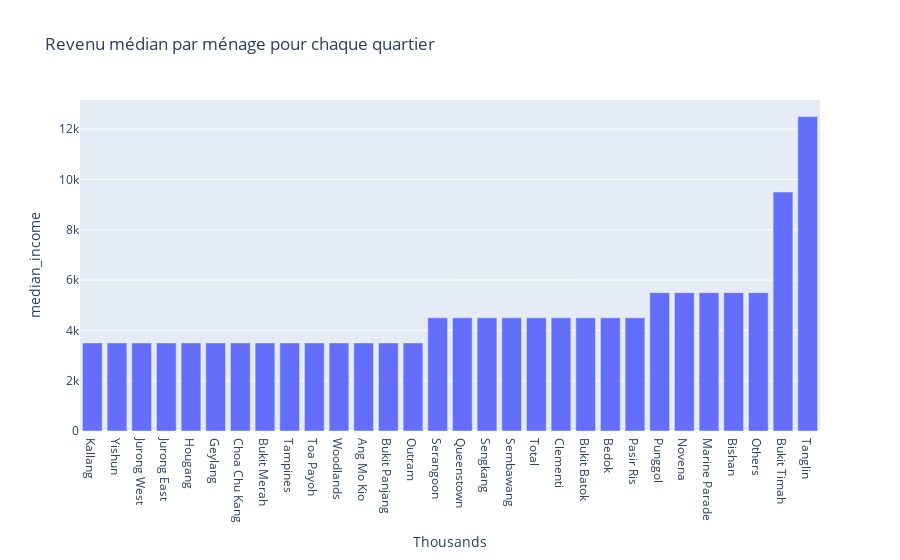

The cell this chart's notebook holds for it:
### Code cell
# barplot du revenu médian par ménage pour quartier en les triant par ordre croissant

df_cum = df_cum.sort_values('median_income')

fig = px.bar(df_cum, x='Thousands', y='median_income', title='Revenu médian par ménage pour chaque quartier')

fig.show()

### Figure 1 — Plotly figure (JSON) as saved in the notebook; plotly's stock layout.template omitted (floating-point values rounded to 4 significant figures)
{"data": [{"alignmentgroup": "True", "hovertemplate": "Thousands=%{x}<br>median_income=%{y}<extra></extra>", "legendgroup": "", "marker": {"color": "#636efa", "pattern": {"shape": ""}}, "name": "", "offsetgroup": "", "orientation": "v", "showlegend": false, "textposition": "auto", "type": "bar", "x": ["Kallang", "Yishun", "Jurong West", "Jurong East", "Hougang", "Geylang", "Choa Chu Kang", "Bukit Merah", "Tampines", "Toa Payoh", "Woodlands", "Ang Mo Kio", "Bukit Panjang", "Outram", "Serangoon", "Queenstown", "Sengkang", "Sembawang", "Total", "Clementi", "Bukit Batok", "Bedok", "Pasir Ris", "Punggol", "Novena", "Marine Parade", "Bishan", "Others", "Bukit Timah", "Tanglin"], "xaxis": "x", "y": [3500, 3500, 3500, 3500, 3500, 3500, 3500, 3500, 3500, 3500, 3500, 3500, 3500, 3500, 4500, 4500, 4500, 4500, 4500, 4500, 4500, 4500, 4500, 5500, 5500, 5500, 5500, 5500, 9500, 12500], "yaxis": "y"}], "layout": {"barmode": "relative", "legend": {"tracegroupgap": 0}, "title": {"text": "Revenu médian par ménage pour chaque quartier"}, "xaxis": {"anchor": "y", "domain": [0, 1], "title": {"text": "Thousands"}}, "yaxis": {"anchor": "x", "domain": [0, 1], "title": {"text": "median_income"}}}}
